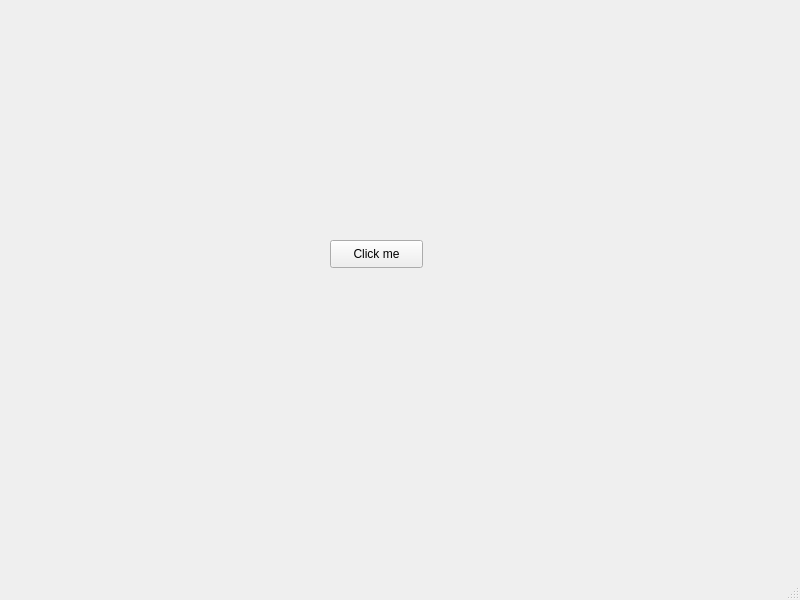
<?xml version="1.0" encoding="UTF-8"?>
<ui version="4.0">
 <class>MainWindow</class>
 <widget class="QMainWindow" name="MainWindow">
  <property name="geometry">
   <rect>
    <x>0</x>
    <y>0</y>
    <width>800</width>
    <height>600</height>
   </rect>
  </property>
  <property name="windowTitle">
   <string>MainWindow</string>
  </property>
  <widget class="QWidget" name="centralwidget">
   <widget class="QPushButton" name="pushButton">
    <property name="geometry">
     <rect>
      <x>330</x>
      <y>240</y>
      <width>93</width>
      <height>28</height>
     </rect>
    </property>
    <property name="text">
     <string>Click me</string>
    </property>
   </widget>
  </widget>
  <widget class="QMenuBar" name="menubar">
   <property name="geometry">
    <rect>
     <x>0</x>
     <y>0</y>
     <width>800</width>
     <height>26</height>
    </rect>
   </property>
  </widget>
  <widget class="QStatusBar" name="statusbar"/>
 </widget>
 <resources/>
 <connections/>
</ui>
